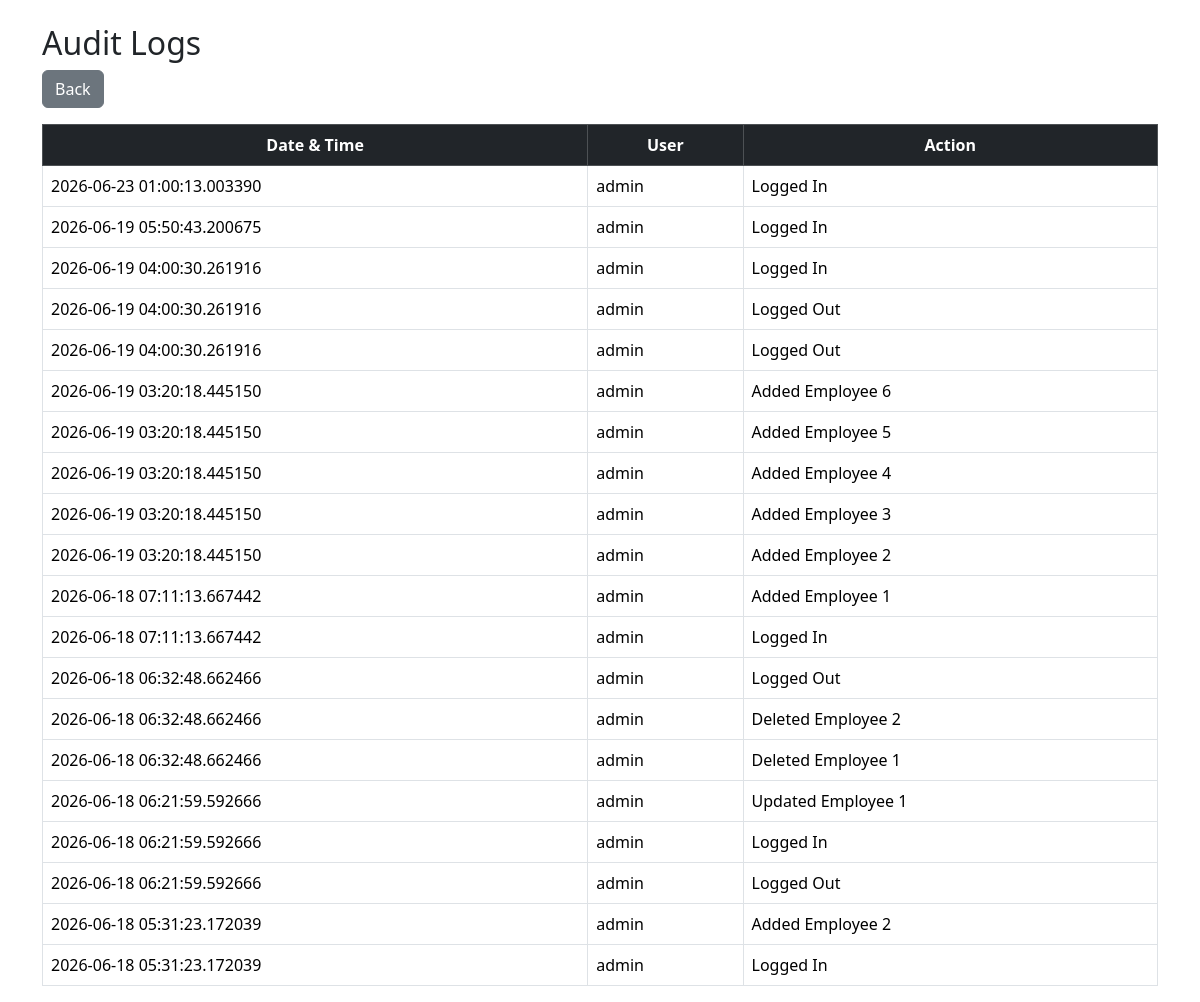
Page /audit-logs (signed in) on the committed database.
### app.py (models this page shows)
class AuditLog(db.Model):
    id = db.Column(
        db.Integer,
        primary_key=True
    )
    username = db.Column(
        db.String(255),
        nullable=False
    )
    action = db.Column(
        db.String(255),
        nullable=False
    )
    created_at = db.Column(
        db.DateTime,
        default=datetime.now(timezone.utc)
    )

### app.py (the view)
@app.route('/audit-logs')
def audit_logs():
    if 'username' not in session:
        return redirect('/login')
    logs = AuditLog.query.order_by(
        AuditLog.id.desc()
    ).all()
    return render_template(
        'audit_logs.html',
        logs=logs
    )

### templates/audit_logs.html (shortened to what this page needs)
<!DOCTYPE html>
<html>
    <head>
        <link rel="stylesheet" href="https://cdn.jsdelivr.net/npm/bootstrap@5.3.3/dist/css/bootstrap.min.css">
    </head>
<body>
    <div class="container mt-4">
        <h2>Audit Logs</h2>
        <a href="/" class="btn btn-secondary mb-3"> Back </a>
        <table class="table table-bordered table-hover">
            <thead class="table-dark text-center">
                <tr>
                    <th>Date & Time</th>
                    <th>User</th>
                    <th>Action</th>
                </tr>
            </thead>
            <tbody>
                {% for log in logs %}
                <tr>
                    <td>
                        {{ log.created_at }}
                    </td>
                    <td>
                        {{ log.username }}
                    </td>
                    <td>
                        {{ log.action }}
                    </td>
                </tr>
                {% endfor %}
            </tbody>
        </table>
    </div>
</body>
</html>

### rows in the picture
AuditLog: created_at "2026-06-23 01:00:13.003390", username "admin", action "Logged In"
AuditLog: created_at "2026-06-19 05:50:43.200675", username "admin", action "Logged In"
AuditLog: created_at "2026-06-19 04:00:30.261916", username "admin", action "Logged In"
AuditLog: created_at "2026-06-19 04:00:30.261916", username "admin", action "Logged Out"
AuditLog: created_at "2026-06-19 04:00:30.261916", username "admin", action "Logged Out"
AuditLog: created_at "2026-06-19 03:20:18.445150", username "admin", action "Added Employee 6"
AuditLog: created_at "2026-06-19 03:20:18.445150", username "admin", action "Added Employee 5"
AuditLog: created_at "2026-06-19 03:20:18.445150", username "admin", action "Added Employee 4"
AuditLog: created_at "2026-06-19 03:20:18.445150", username "admin", action "Added Employee 3"
AuditLog: created_at "2026-06-19 03:20:18.445150", username "admin", action "Added Employee 2"
AuditLog: created_at "2026-06-18 07:11:13.667442", username "admin", action "Added Employee 1"
AuditLog: created_at "2026-06-18 07:11:13.667442", username "admin", action "Logged In"
AuditLog: created_at "2026-06-18 06:32:48.662466", username "admin", action "Logged Out"
AuditLog: created_at "2026-06-18 06:32:48.662466", username "admin", action "Deleted Employee 2"
AuditLog: created_at "2026-06-18 06:32:48.662466", username "admin", action "Deleted Employee 1"
AuditLog: created_at "2026-06-18 06:21:59.592666", username "admin", action "Updated Employee 1"
AuditLog: created_at "2026-06-18 06:21:59.592666", username "admin", action "Logged In"
AuditLog: created_at "2026-06-18 06:21:59.592666", username "admin", action "Logged Out"
AuditLog: created_at "2026-06-18 05:31:23.172039", username "admin", action "Added Employee 2"
AuditLog: created_at "2026-06-18 05:31:23.172039", username "admin", action "Logged In"
